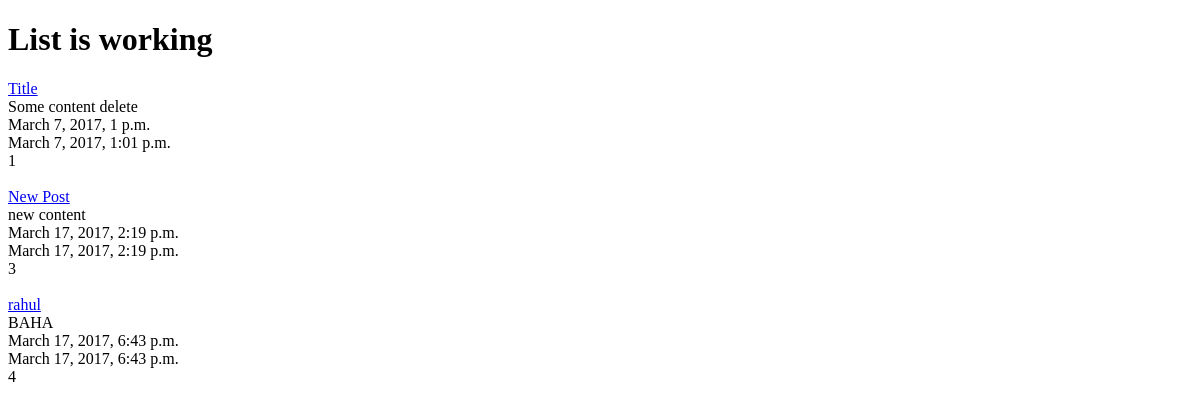
The app's page /posts/, older data.
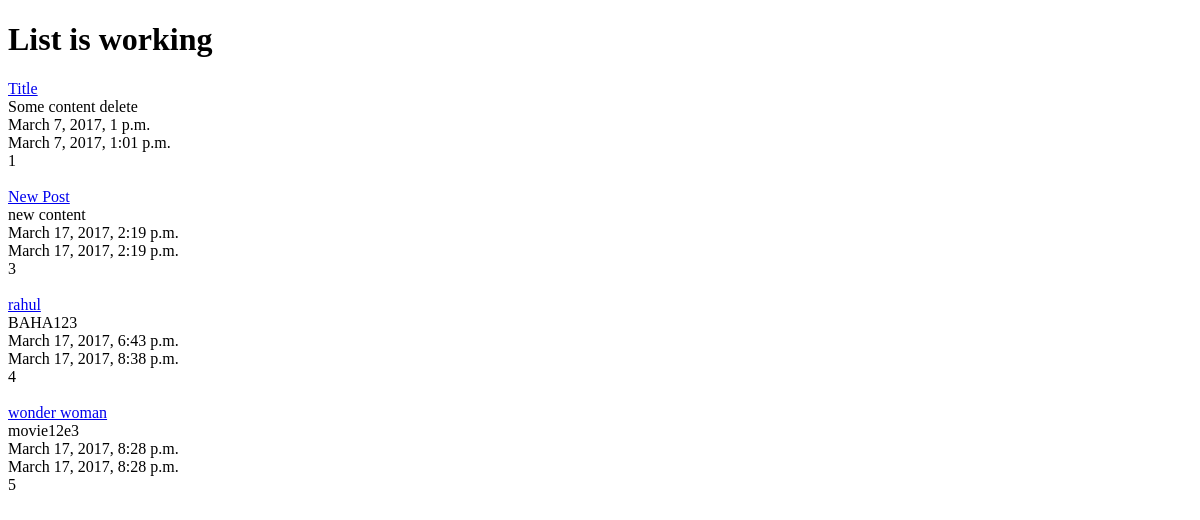
The same page, newer data.
### posts/models.py (models this page shows, shortened)
class Post(models.Model):
	title		= models.CharField(max_length=20)
	content 	= models.TextField()
	updated		= models.DateTimeField(auto_now=True,auto_now_add=False)
	timestamp	= models.DateTimeField(auto_now=False,auto_now_add=True)
	def get_absolute_url(self):
		return reverse("posts:detail",kwargs={"id":self.id})

### posts/views.py (the view)
def post_list(request):
	queryset = Post.objects.all()
	context={
		"object_list":queryset,
		"title":"List"
	}
	return render(request,"post_list.html",context)

### templates/post_list.html
{% extends "base.html" %}
{% block content %}
	<h1>{{title}} is working</h1>
	{%for obj in object_list%}
	<a href='{{ obj.get_absolute_url }}'>{{obj.title}}</a><br/>
	{{obj.content}}<br/>
	{{obj.timestamp}}<br/>
	{{obj.updated}}<br/>
	{{obj.id}}<br/>
	<br/>
	{% endfor %}
{% endblock content %}

### templates/base.html (shortened to what this page needs)
<!DOCTYPE html>
<html>
<head>
</head>
<body>
	<div class="container">
		{% block content %}{% endblock content %}
	</div>
</body>
</html>

Row changes from the older to the newer data that the page shows:
changed Post "rahul": content "BAHA" → "BAHA123"; updated "March 17, 2017, 6:43 p.m." → "March 17, 2017, 8:38 p.m."
added Post: title "wonder woman", content "movie12e3", timestamp "March 17, 2017, 8:28 p.m.", updated "March 17, 2017, 8:28 p.m.", id "5"
